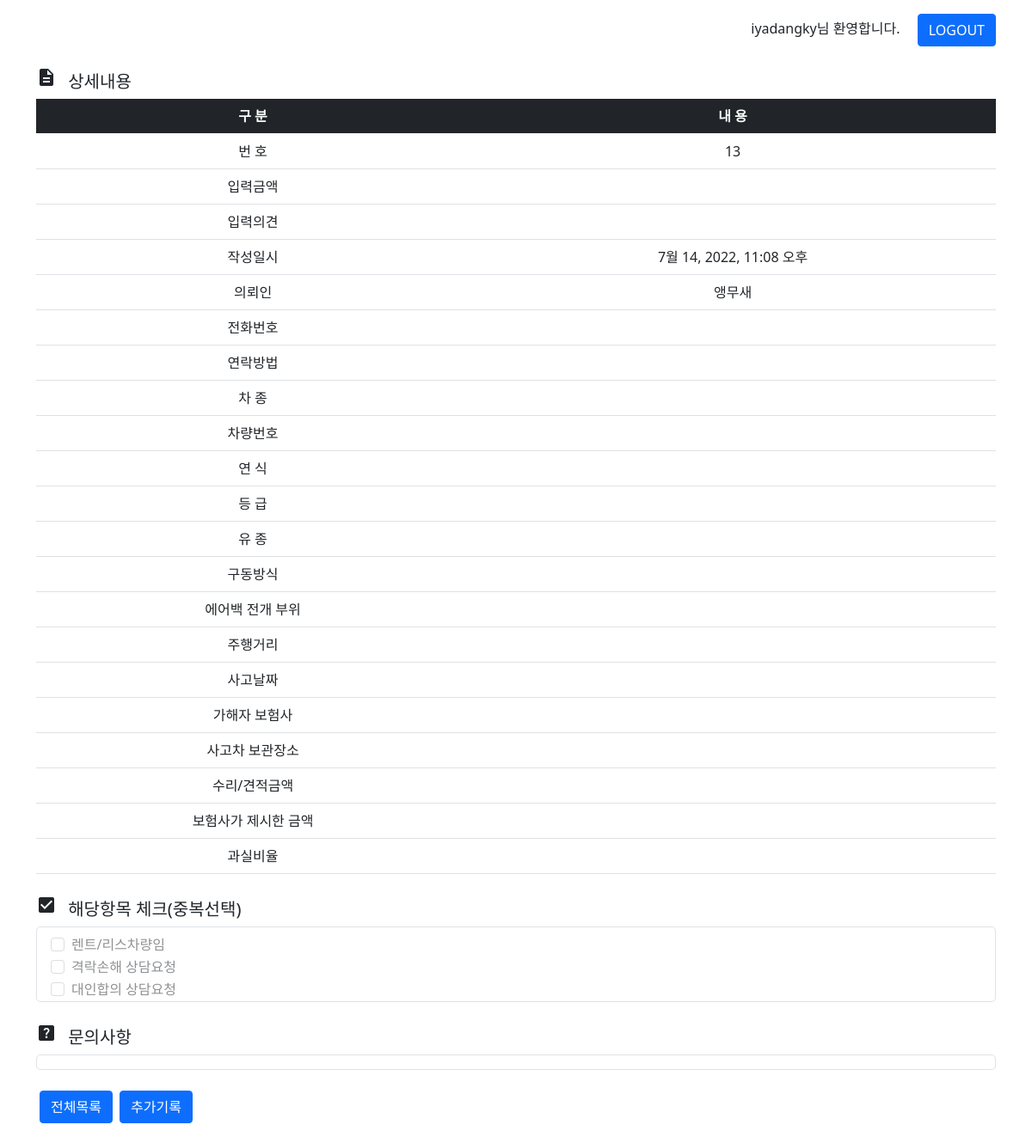
Page /posts/13/ (signed in) on the earlier database version.
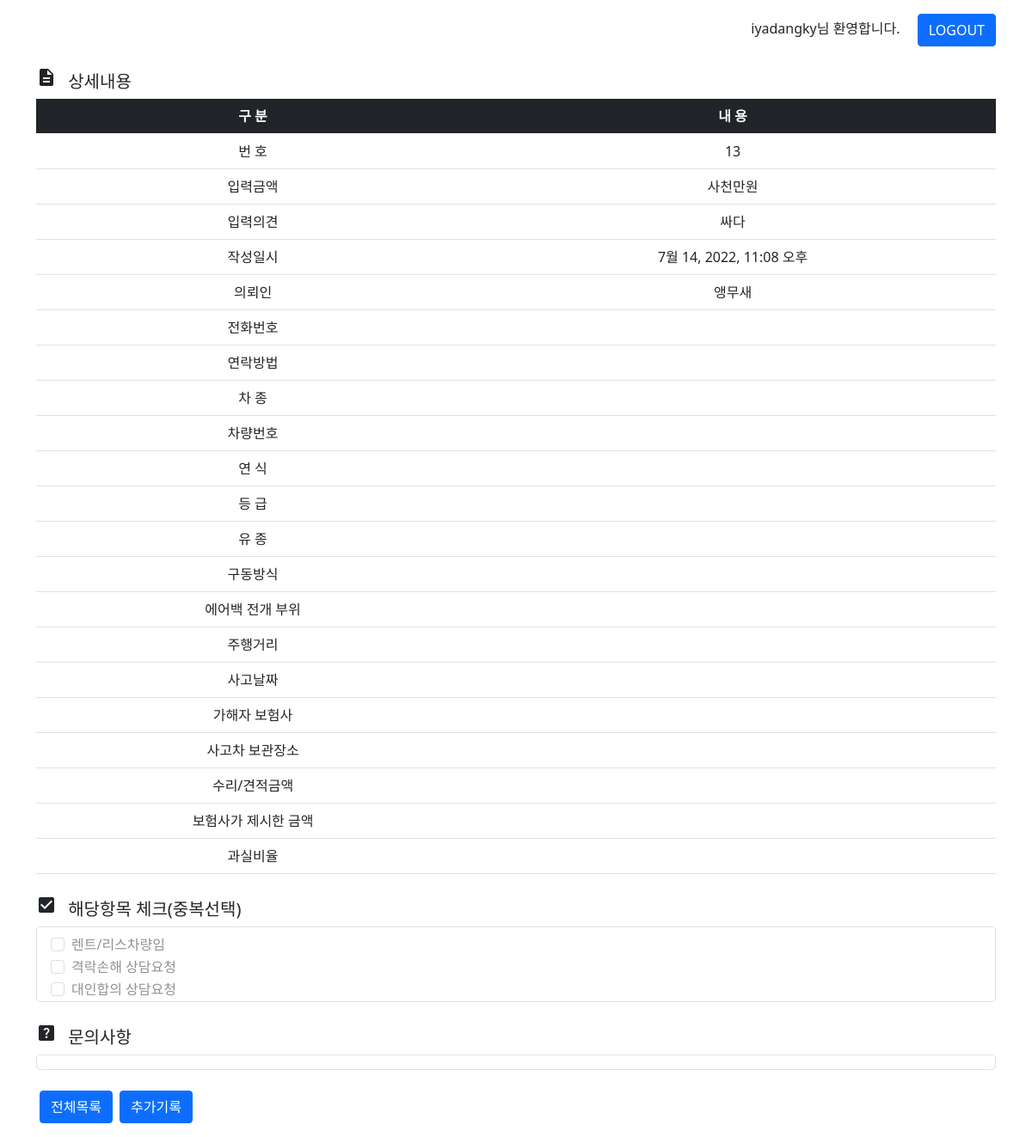
Same page on the later database version.
### posts/models.py (models this page shows)
class Post(models.Model):
    created_at = models.DateTimeField()
    password = models.CharField(max_length=50, null=True)
    client = models.CharField(max_length=50, null=True)
    phoneNumber = models.CharField(max_length=50, null=True)
    contact = models.CharField(max_length=50, null=True)
    carModel = models.CharField(max_length=50, null=True)
    carNumber = models.CharField(max_length=50, null=True)
    birth = models.CharField(max_length=50, null=True)
    trim = models.CharField(max_length=50, null=True)
    fuel = models.CharField(max_length=50, null=True)
    driveType = models.CharField(max_length=50, null=True)
    airbag = models.CharField(max_length=50, null=True)
    mileage = models.CharField(max_length=50, null=True)
    eventDate = models.CharField(max_length=50, null=True)
    repairCost = models.CharField(max_length=50, null=True)
    proposedCompensation = models.CharField(max_length=50, null=True)
    insuranceCompany = models.CharField(max_length=50, null=True)
    faultRatio = models.CharField(max_length=50, null=True)
    location = models.CharField(max_length=50, null=True)
    others1 = models.CharField(max_length=50, null=True)
    others2 = models.CharField(max_length=50, null=True)
    others3 = models.CharField(max_length=50, null=True)
    note = models.CharField(max_length=500, null=True)
    addition = models.CharField(max_length=500, null=True)
    price = models.CharField(max_length=50, null=True)
    opinion = models.CharField(max_length=500, null=True)
    image1 = models.FileField(upload_to='posts', null=True)
    image2 = models.FileField(upload_to='posts', null=True)
    image3 = models.FileField(upload_to='posts', null=True)
    image4 = models.FileField(upload_to='posts', null=True)
    image5 = models.FileField(upload_to='posts', null=True)
    image6 = models.FileField(upload_to='posts', null=True)
    image7 = models.FileField(upload_to='posts', null=True)
    image8 = models.FileField(upload_to='posts', null=True)
    image9 = models.FileField(upload_to='posts', null=True)
    image10 = models.FileField(upload_to='posts', null=True)
    image11 = models.FileField(upload_to='posts', null=True)
    image12 = models.FileField(upload_to='posts', null=True)
    image13 = models.FileField(upload_to='posts', null=True)
    image14 = models.FileField(upload_to='posts', null=True)
    image15 = models.FileField(upload_to='posts', null=True)
    image16 = models.FileField(upload_to='posts', null=True)
    image17 = models.FileField(upload_to='posts', null=True)

### posts/views.py (the view)
# urls.py: path('<int:post_id>/', views.detail, name="detail"),
@login_required
def detail(request, post_id):
    post = Post.objects.get(id=post_id)
    context = {'post' : post}
    return render(request, 'posts/detail.html', context)

### posts/templates/posts/detail.html (shortened to what the changed rows need)
{% extends 'base.html' %}
{% load static %}
{% block content %}
    {% if request.user.is_staff %}
    <div class="container">
        <h5><span class="material-icons me-2">description</span> 상세내용</h5>
            <table class="table mb-4">
                <thead class="table-dark text-center">
                    <tr>
                        <th class="cell">구 분</td>
                        <th>내 용</td>
                    </tr>
                </thead>
                <tbody>
                    <tr>
                        <td class="cell text-center">번 호</td>
                        <td class="text-center">{{ post.id }}</td>
                    </tr>
                    <tr>
                        <td class="cell text-center">입력금액</td>
                        <td class="text-center">{{ post.price }}</td>
                    </tr>
                    <tr>
                        <td class="cell text-center">입력의견</td>
                        <td class="text-center">{{ post.opinion }}</td>
                    </tr>
                    <tr>
                        <td class="cell text-center">작성일시</td>
                        <td class="text-center">{{ post.created_at }}</td>
                    </tr>
                    <tr>
                        <td class="cell text-center">의뢰인</td>
                        <td class="text-center">{{ post.client }}</td>
                    </tr>
                    <tr>
                        <td class="cell text-center">전화번호</td>
                        <td class="text-center">{{ post.phoneNumber }}</td>
                    </tr>
                    <tr>
                        <td class="cell text-center">연락방법</td>
                        <td class="text-center">{{ post.contact }}</td>
                    </tr>
                    <tr>
                        <td class="cell text-center">차 종</td>
                        <td class="text-center">{{ post.carModel }}</td>
                    </tr>
                    <tr>
                        <td class="cell text-center">차량번호</td>
                        <td class="text-center">{{ post.carNumber }}</td>
                    </tr>
                    <tr>
                        <td class="cell text-center">연 식</td>
                        <td class="text-center">{{ post.birth }}</td>
                    </tr>
                    <tr>
                        <td class="cell text-center">등 급</td>
                        <td class="text-center">{{ post.trim }}</td>
                    </tr>
                    <tr>
                        <td class="cell text-center">유 종</td>
                        <td class="text-center">{{ post.fuel }}</td>
                    </tr>
                    <tr>
                        <td class="cell text-center">구동방식</td>
                        <td class="text-center">{{ post.driveType }}</td>
                    </tr>
                    <tr>
                        <td class="cell text-center">에어백 전개 부위</td>
                        <td class="text-center">{{ post.airbag }}</td>
                    </tr>
                    <tr>
                        <td class="cell text-center">주행거리</td>
                        <td class="text-center">{{ post.mileage }}</td>
                    </tr>
                    <tr>
                        <td class="cell text-center">사고날짜</td>
                        <td class="text-center">{{ post.eventDate }}</td>
                    </tr>
                    <tr>
                        <td class="cell text-center">가해자 보험사</td>
                        <td class="text-center">{{ post.insuranceCompany }}</td>
                    </tr>
                    <tr>
                        <td class="cell text-center">사고차 보관장소</td>
                        <td class="text-center">{{ post.location }}</td>
                    </tr>
                    <tr>
                        <td class="cell text-center">수리/견적금액</td>
                        <td class="text-center">{{ post.repairCost }}</td>
                    </tr>
                    <tr>
                        <td class="cell text-center">보험사가 제시한 금액</td>
                        <td class="text-center">{{ post.proposedCompensation }}</td>
                    </tr>
                    <tr>
                        <td class="cell text-center">과실비율</td>
                        <td class="text-center">{{ post.faultRatio }}</td>
                    </tr>
                 </tbody>
            </table>
        <h5><span class="material-icons me-2">check_box</span> 해당항목 체크(중복선택)</h5>
            <div class="border rounded-3 mb-4">
                {% if post.others1 %}
                <div class="form-check mt-2 ms-3">
                    <input class="form-check-input" type="checkbox" value="" id="flexCheckCheckedDisabled" checked disabled>
                    <label class="form-check-label" for="flexCheckCheckedDisabled">렌트/리스차량임</label>
                </div>
                {% else %}
                <div class="form-check mt-2 ms-3">
                    <input class="form-check-input" type="checkbox" value="" id="flexCheckDisabled" disabled>
                    <label class="form-check-label" for="flexCheckDisabled">렌트/리스차량임</label>
                </div>
                {% endif %}
                {% if post.others2 %}
                <div class="form-check ms-3">
                    <input class="form-check-input" type="checkbox" value="" id="flexCheckCheckedDisabled" checked disabled>
                    <label class="form-check-label" for="flexCheckCheckedDisabled">격락손해 상담요청</label>
                </div>
                {% else %}
                <div class="form-check ms-3">
                    <input class="form-check-input" type="checkbox" value="" id="flexCheckDisabled" disabled>
                    <label class="form-check-label" for="flexCheckDisabled">격락손해 상담요청</label>
                </div>
                {% endif %}
                {% if post.others3 %}
                <div class="form-check ms-3">
                    <input class="form-check-input" type="checkbox" value="" id="flexCheckCheckedDisabled" checked disabled>
                    <label class="form-check-label" for="flexCheckCheckedDisabled">대인합의 상담요청</label>
                </div>
                {% else %}
                <div class="form-check ms-3">
                    <input class="form-check-input" type="checkbox" value="" id="flexCheckDisabled" disabled>
                    <label class="form-check-label" for="flexCheckDisabled">대인합의 상담요청</label>
                </div>
                {% endif %}
            </div>
        <h5><span class="material-icons me-2">help_center</span> 문의사항</h5>
            <div class="border rounded-3 mb-4">
            </div>
        <a href="{% url 'posts:index' %}" class="btn btn-primary ms-1 mb-3">전체목록</a>
        <a href="{% url 'posts:add' post.id %}" class="btn btn-primary ms-1 mb-3">추가기록</a>
    </div>
    {% endif %}
{% endblock %}

Differences in the rows shown:
changed Post "앵무새": price (not shown) → "사천만원"; opinion (not shown) → "싸다"
